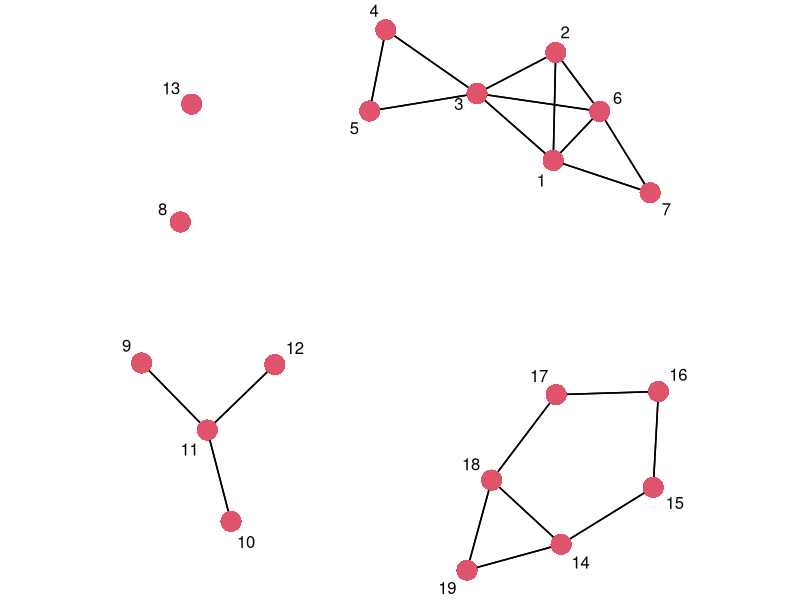
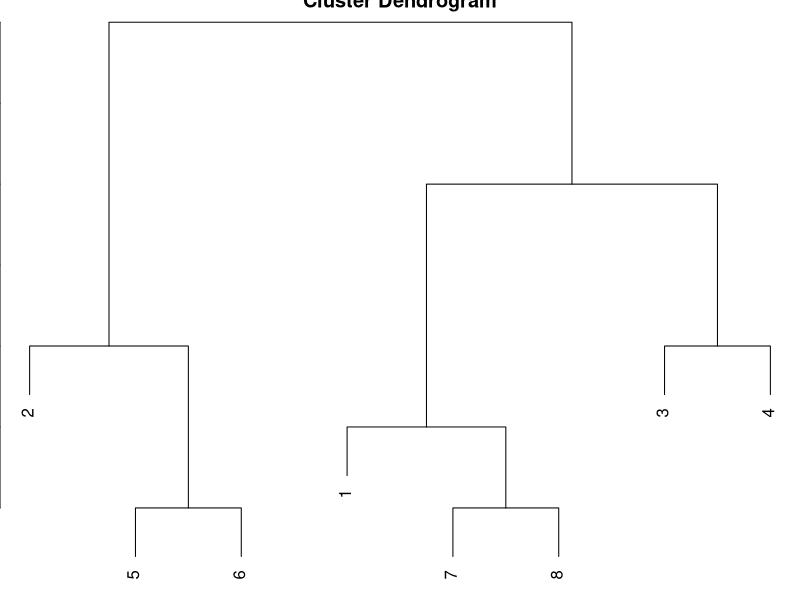
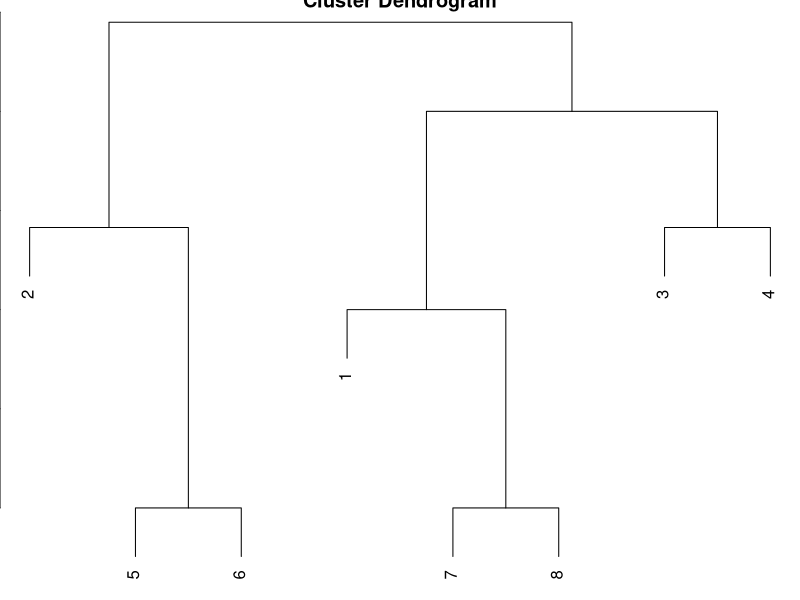

Here is the R script that generated these plots, in order:
## ---- chunk 1
library(sna)

network<-matrix(c(
  0,1,1,0,0,1,1,0,0,0,0,0,0,0,0,0,0,0,0,
  1,0,1,0,0,1,0,0,0,0,0,0,0,0,0,0,0,0,0,
  1,1,0,1,1,1,0,0,0,0,0,0,0,0,0,0,0,0,0,
  0,0,1,0,1,0,0,0,0,0,0,0,0,0,0,0,0,0,0,
  0,0,1,1,0,0,0,0,0,0,0,0,0,0,0,0,0,0,0,
  1,1,1,0,0,0,1,0,0,0,0,0,0,0,0,0,0,0,0,
  1,0,0,0,0,1,0,0,0,0,0,0,0,0,0,0,0,0,0,
  0,0,0,0,0,0,0,0,0,0,0,0,0,0,0,0,0,0,0,
  0,0,0,0,0,0,0,0,0,0,1,0,0,0,0,0,0,0,0,
  0,0,0,0,0,0,0,0,0,0,1,0,0,0,0,0,0,0,0,
  0,0,0,0,0,0,0,0,1,1,0,1,0,0,0,0,0,0,0,
  0,0,0,0,0,0,0,0,0,0,1,0,0,0,0,0,0,0,0,
  0,0,0,0,0,0,0,0,0,0,0,0,0,0,0,0,0,0,0,
  0,0,0,0,0,0,0,0,0,0,0,0,0,0,1,0,0,1,1,
  0,0,0,0,0,0,0,0,0,0,0,0,0,1,0,1,0,0,0,
  0,0,0,0,0,0,0,0,0,0,0,0,0,0,1,0,1,0,0,
  0,0,0,0,0,0,0,0,0,0,0,0,0,0,0,1,0,1,0,
  0,0,0,0,0,0,0,0,0,0,0,0,0,1,0,0,1,0,1,
  0,0,0,0,0,0,0,0,0,0,0,0,0,1,0,0,0,1,0),19,19)

par(mar = c(0,0,0,0))
gplot(network,
      displaylabels=TRUE,
      edge.lwd=0.5,
      vertex.lty = 0.5,
      usearrows=FALSE, 
      gmode="graph"
)
## ---- chunk 2
clique.census(network, mode = "graph")
## ---- chunk 3
# Equivalence
network_2<-matrix(c(
  0,0,0,0,0,0,0,0,
  0,0,0,0,0,0,0,0,
  1,0,0,0,1,1,0,0,
  0,1,0,0,1,1,0,0,
  0,1,0,0,0,1,0,0,
  0,1,0,0,1,0,0,0,
  0,0,0,0,0,0,0,0,
  0,0,0,0,0,0,0,0),8,8,byrow=T)

# Hamming Structural Equivalence
network_2_SEH<-sedist(network_2, method="hamming")
network_2_SEH
## ---- chunk 4
## Clustering on hamming distance
network_2_SEHD<-as.dist(network_2_SEH)
network_2_SEHD_HC<-hclust(network_2_SEHD,method="complete")
plot(network_2_SEHD_HC)
## ---- chunk 5
# Euclidean Structural Equivalence
network_2_SEE<-sedist(network_2, method="euclidean")
network_2_SEE
## ---- chunk 6
## Clustering on euclidean distance
network_2_SEED<-as.dist(network_2_SEE)
network_2_SEED_HC<-hclust(network_2_SEED,method="complete")
plot(network_2_SEED_HC)
